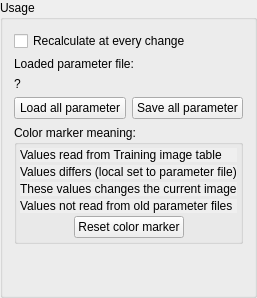
           <widget class="QGroupBox" name="grpInformations">
            <property name="title">
             <string>Usage</string>
            </property>
            <layout class="QGridLayout" name="gridLayout_7">
             <item row="4" column="1">
              <widget class="QPushButton" name="butSaveParams">
               <property name="text">
                <string>Save all parameter</string>
               </property>
              </widget>
             </item>
             <item row="6" column="1">
              <spacer name="verticalSpacer_15">
               <property name="orientation">
                <enum>Qt::Vertical</enum>
               </property>
               <property name="sizeHint" stdset="0">
                <size>
                 <width>20</width>
                 <height>40</height>
                </size>
               </property>
              </spacer>
             </item>
             <item row="4" column="0">
              <widget class="QPushButton" name="butLoadParams">
               <property name="text">
                <string>Load all parameter</string>
               </property>
              </widget>
             </item>
             <item row="2" column="0" colspan="2">
              <widget class="QLabel" name="lblLoadFilename">
               <property name="maximumSize">
                <size>
                 <width>16777215</width>
                 <height>45</height>
                </size>
               </property>
               <property name="text">
                <string>?</string>
               </property>
               <property name="alignment">
                <set>Qt::AlignLeading|Qt::AlignLeft|Qt::AlignTop</set>
               </property>
               <property name="wordWrap">
                <bool>true</bool>
               </property>
              </widget>
             </item>
             <item row="1" column="0" colspan="2">
              <widget class="QLabel" name="lblLoadPrompt">
               <property name="maximumSize">
                <size>
                 <width>16777215</width>
                 <height>45</height>
                </size>
               </property>
               <property name="text">
                <string>Loaded parameter file:</string>
               </property>
               <property name="alignment">
                <set>Qt::AlignBottom|Qt::AlignLeading|Qt::AlignLeft</set>
               </property>
              </widget>
             </item>
             <item row="0" column="0" colspan="2">
              <widget class="QCheckBox" name="togAutoRecalc">
               <property name="toolTip">
                <string>If the calculation is more than 1 second, this feature will be deactivated automatically.</string>
               </property>
               <property name="text">
                <string>Recalculate at every change</string>
               </property>
              </widget>
             </item>
             <item row="5" column="0" colspan="2">
              <widget class="QGroupBox" name="grpColorMarker">
               <property name="title">
                <string>Color marker meaning:</string>
               </property>
               <layout class="QGridLayout" name="gridLayout_40">
                <property name="leftMargin">
                 <number>3</number>
                </property>
                <property name="topMargin">
                 <number>3</number>
                </property>
                <property name="rightMargin">
                 <number>3</number>
                </property>
                <property name="bottomMargin">
                 <number>3</number>
                </property>
                <property name="spacing">
                 <number>3</number>
                </property>
                <item row="4" column="2">
                 <spacer name="horizontalSpacer_7">
                  <property name="orientation">
                   <enum>Qt::Horizontal</enum>
                  </property>
                  <property name="sizeType">
                   <enum>QSizePolicy::Minimum</enum>
                  </property>
                  <property name="sizeHint" stdset="0">
                   <size>
                    <width>0</width>
                    <height>0</height>
                   </size>
                  </property>
                 </spacer>
                </item>
                <item row="4" column="0">
                 <spacer name="horizontalSpacer_6">
                  <property name="orientation">
                   <enum>Qt::Horizontal</enum>
                  </property>
                  <property name="sizeType">
                   <enum>QSizePolicy::Minimum</enum>
                  </property>
                  <property name="sizeHint" stdset="0">
                   <size>
                    <width>0</width>
                    <height>0</height>
                   </size>
                  </property>
                 </spacer>
                </item>
                <item row="2" column="0" colspan="3">
                 <widget class="QLabel" name="lblColMarkChgImg">
                  <property name="autoFillBackground">
                   <bool>true</bool>
                  </property>
                  <property name="text">
                   <string>These values changes the current image</string>
                  </property>
                 </widget>
                </item>
                <item row="0" column="0" colspan="3">
                 <widget class="QLabel" name="lblColMarkTrainTbl">
                  <property name="autoFillBackground">
                   <bool>true</bool>
                  </property>
                  <property name="text">
                   <string>Values read from Training image table</string>
                  </property>
                 </widget>
                </item>
                <item row="4" column="1">
                 <widget class="QPushButton" name="butResetColorMarker">
                  <property name="text">
                   <string>Reset color marker</string>
                  </property>
                 </widget>
                </item>
                <item row="1" column="0" colspan="3">
                 <widget class="QLabel" name="lblColMarkParDiff">
                  <property name="autoFillBackground">
                   <bool>true</bool>
                  </property>
                  <property name="text">
                   <string>Values differs (local set to parameter file)</string>
                  </property>
                 </widget>
                </item>
                <item row="3" column="0" colspan="3">
                 <widget class="QLabel" name="lblColMarkOldPar">
                  <property name="autoFillBackground">
                   <bool>true</bool>
                  </property>
                  <property name="text">
                   <string>Values not read from old parameter files</string>
                  </property>
                 </widget>
                </item>
               </layout>
              </widget>
             </item>
            </layout>
           </widget>
